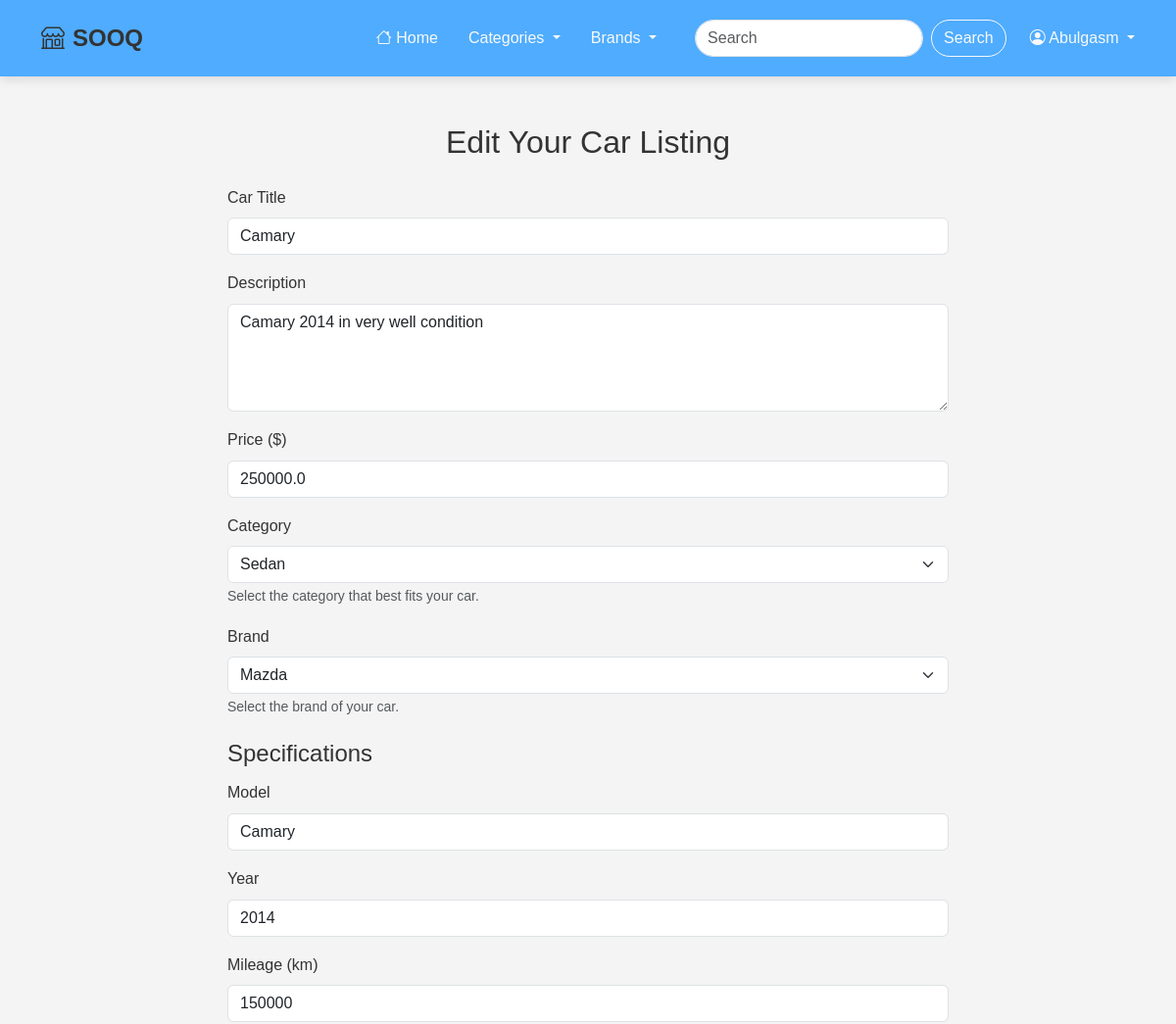
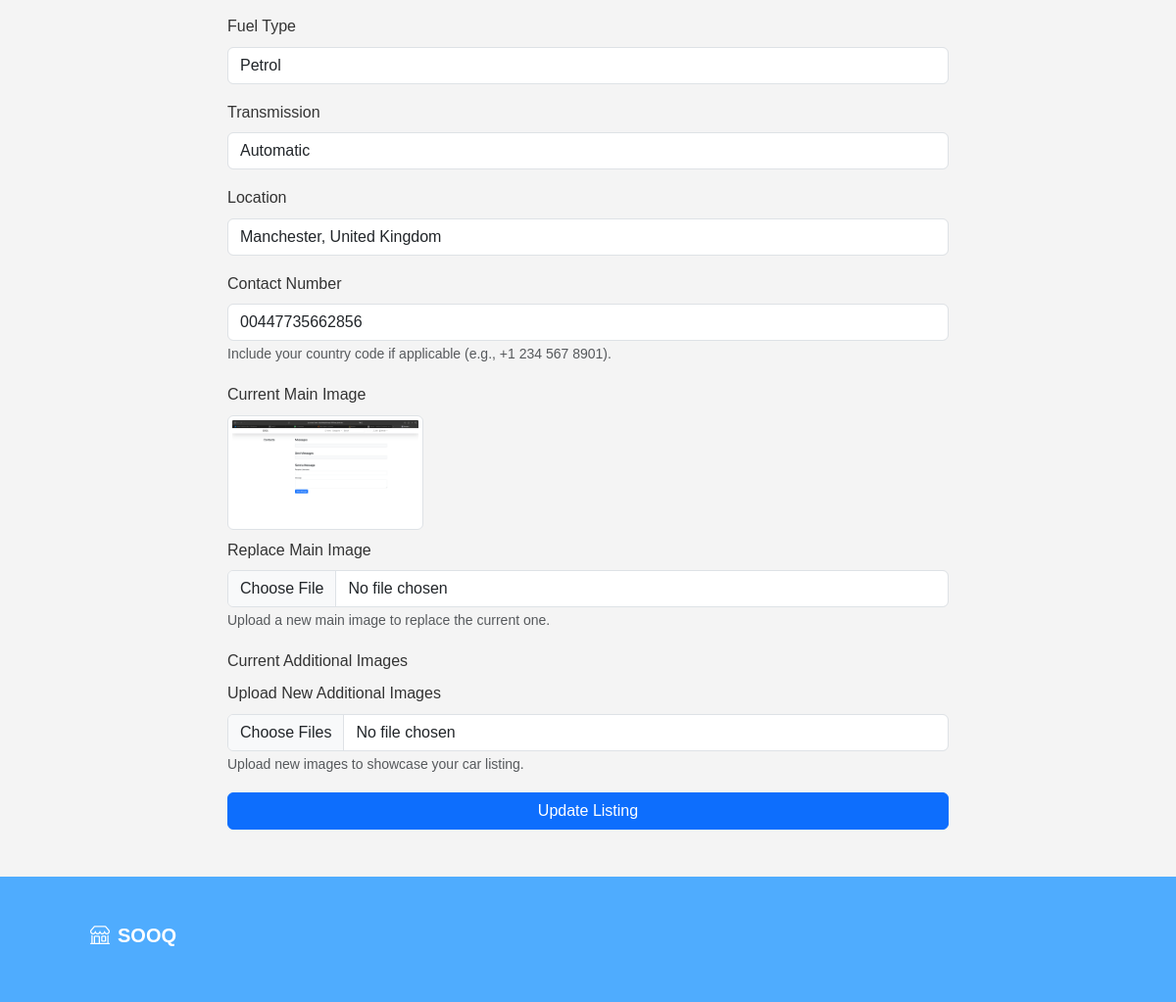
Page /edit/1 (signed in) on the committed database (2 pictures, top to bottom).
### models.py (models this page shows)
class User(db.Model, UserMixin):
    id = db.Column(db.Integer, primary_key=True)
    username = db.Column(db.String(20), unique=True, nullable=False)
    email = db.Column(db.String(120), unique=True, nullable=False)
    password = db.Column(db.String(60), nullable=False)
    cars = db.relationship('Car', backref='owner', lazy=True)
    is_admin = db.Column(db.Boolean, default=False)
    is_active = db.Column(db.Boolean, default=False)
    listings = db.relationship('Listing', back_populates='owner', lazy=True)
    favorites = db.relationship('Listing', secondary=user_favorites, backref='favorited_by', lazy='dynamic')

class Listing(db.Model):
    id = db.Column(db.Integer, primary_key=True)
    title = db.Column(db.String(100), nullable=False)
    description = db.Column(db.Text, nullable=False)
    price = db.Column(db.Float, nullable=False)
    image_file = db.Column(db.String(50), nullable=True, default='default.jpg')
    user_id = db.Column(db.Integer, db.ForeignKey('user.id'), nullable=False)
    category_id = db.Column(db.Integer, db.ForeignKey('category.id'), nullable=False)
    brand_id = db.Column(db.Integer, db.ForeignKey('brand.id'), nullable=False)
    model = db.Column(db.String(50), nullable=True)
    year = db.Column(db.Integer, nullable=True)
    mileage = db.Column(db.Integer, nullable=True)
    fuel_type = db.Column(db.String(50), nullable=True)
    transmission = db.Column(db.String(50), nullable=True)
    location = db.Column(db.String(255), nullable=True)
    contact_number = db.Column(db.String(20), nullable=True)
    owner = db.relationship('User', back_populates='listings')
    category = db.relationship('Category', back_populates='listings')
    images = db.relationship('ListingImage', back_populates='listing', cascade='all, delete-orphan')
    brand = db.relationship('Brand', back_populates='listings')  # Relationship with the Brand model

class Category(db.Model):
    id = db.Column(db.Integer, primary_key=True)
    name = db.Column(db.String(50), unique=True, nullable=False)
    listings = db.relationship('Listing', back_populates='category')

class Brand(db.Model):
    id = db.Column(db.Integer, primary_key=True)
    name = db.Column(db.String(50), unique=True, nullable=False)
    listings = db.relationship('Listing', back_populates='brand')

### routes.py (the view, shortened to what this page needs)
@app.route('/edit/<int:listing_id>', methods=['GET', 'POST'])
@login_required
def edit_listing(listing_id):
    listing = Listing.query.get_or_404(listing_id)
    if listing.user_id != current_user.id and not current_user.is_admin:
        abort(403)
    return render_template('edit_listing.html', listing=listing, categories=Category.query.all())

### models.py (called while the page is built)
@login_manager.user_loader
def load_user(user_id):
    return User.query.get(int(user_id))

### routes.py (called while the page is built)
@app.context_processor
def load_brands():
    brands = Brand.query.all()
    return dict(brands=brands)

@app.context_processor
def load_categories():
    categories = Category.query.all()
    return dict(categories=categories)

### templates/edit_listing.html (shortened to what this page needs)
{% extends 'base.html' %}
{% block content %}
<div class="row justify-content-center">
    <div class="col-md-8">
        <h2 class="text-center mb-4">Edit Your Car Listing</h2>
        <form method="POST" enctype="multipart/form-data" aria-label="Edit Listing Form">
            <div class="mb-3">
                <label for="title" class="form-label">Car Title</label>
                <input type="text" class="form-control" id="title" name="title" placeholder="Enter the car title" value="{{ listing.title }}" required>
            </div>
            <div class="mb-3">
                <label for="description" class="form-label">Description</label>
                <textarea class="form-control" id="description" name="description" rows="4" placeholder="Provide a detailed description" required>{{ listing.description }}</textarea>
            </div>
            <div class="mb-3">
                <label for="price" class="form-label">Price ($)</label>
                <input type="number" class="form-control" id="price" name="price" placeholder="Enter the price" value="{{ listing.price }}" required>
            </div>
            <div class="mb-3">
                <label for="category" class="form-label">Category</label>
                <select class="form-select" id="category" name="category_id" required aria-describedby="category-help">
                    {% for category in categories %}
                        <option value="{{ category.id }}" {% if category.id == listing.category_id %}selected{% endif %}>
                            {{ category.name }}
                        </option>
                    {% endfor %}
                </select>
                <small id="category-help" class="form-text text-muted">Select the category that best fits your car.</small>
            </div>
            <div class="mb-3">
                <label for="brand" class="form-label">Brand</label>
                <select class="form-select" id="brand" name="brand_id" required aria-describedby="brand-help">
                    {% for brand in brands %}
                        <option value="{{ brand.id }}" {% if brand.id == listing.brand_id %}selected{% endif %}>
                            {{ brand.name }}
                        </option>
                    {% endfor %}
                </select>
                <small id="brand-help" class="form-text text-muted">Select the brand of your car.</small>
            </div>
            <fieldset>
                <legend class="form-label">Specifications</legend>
                <div class="mb-3">
                    <label for="model" class="form-label">Model</label>
                    <input type="text" class="form-control" id="model" name="model" placeholder="Enter the car model" value="{{ listing.model }}" required>
                </div>
                <div class="mb-3">
                    <label for="year" class="form-label">Year</label>
                    <input type="number" class="form-control" id="year" name="year" placeholder="Enter the car year" value="{{ listing.year }}" required>
                </div>
                <div class="mb-3">
                    <label for="mileage" class="form-label">Mileage (km)</label>
                    <input type="number" class="form-control" id="mileage" name="mileage" placeholder="Enter the mileage" value="{{ listing.mileage }}" required>
                </div>
                <div class="mb-3">
                    <label for="fuel_type" class="form-label">Fuel Type</label>
                    <input type="text" class="form-control" id="fuel_type" name="fuel_type" placeholder="Enter the fuel type (e.g., Petrol, Diesel)" value="{{ listing.fuel_type }}" required>
                </div>
                <div class="mb-3">
                    <label for="transmission" class="form-label">Transmission</label>
                    <input type="text" class="form-control" id="transmission" name="transmission" placeholder="Enter the transmission type (e.g., Manual, Automatic)" value="{{ listing.transmission }}" required>
                </div>
            </fieldset>
            <div class="mb-3">
                <label for="location" class="form-label">Location</label>
                <input type="text" class="form-control" id="location" name="location" placeholder="Enter your city or address" value="{{ listing.location }}" required>
            </div>
            <div class="mb-3">
                <label for="contact_number" class="form-label">Contact Number</label>
                <input type="tel" class="form-control" id="contact_number" name="contact_number" placeholder="Enter your phone number" pattern="^\+?[0-9\s\-]+$" value="{{ listing.contact_number }}" required>
                <small class="form-text text-muted">Include your country code if applicable (e.g., +1 234 567 8901).</small>
            </div>
            <div class="mb-3">
                <label class="form-label">Current Main Image</label>
                <div>
                    <img src="{{ url_for('static', filename='car-images/' + listing.image_file) }}" class="img-thumbnail mb-2" style="max-width: 200px;" alt="Current main image of the car listing">
                </div>
                <label for="main_image" class="form-label">Replace Main Image</label>
                <input type="file" class="form-control" id="main_image" name="main_image" aria-describedby="main-image-help">
                <small id="main-image-help" class="form-text text-muted">Upload a new main image to replace the current one.</small>
            </div>
            <div class="mb-3">
                <label class="form-label">Current Additional Images</label>
                <label for="additional_images" class="form-label">Upload New Additional Images</label>
                <input type="file" class="form-control" id="additional_images" name="additional_images" multiple aria-describedby="additional-images-help">
                <small id="additional-images-help" class="form-text text-muted">Upload new images to showcase your car listing.</small>
            </div>
            <button type="submit" class="btn btn-primary w-100">Update Listing</button>
        </form>
    </div>
</div>
{% endblock %}

### templates/base.html (shortened to what this page needs)
<!DOCTYPE html>
<html lang="en">
<head>
    <link href="https://cdn.jsdelivr.net/npm/bootstrap@5.3.0-alpha1/dist/css/bootstrap.min.css" rel="stylesheet">
    <link href="https://cdnjs.cloudflare.com/ajax/libs/bootstrap-icons/1.10.5/font/bootstrap-icons.min.css" rel="stylesheet">
    <link rel="stylesheet" href="{{ url_for('static', filename='css/style.css') }}">
</head>
<body class="d-flex flex-column min-vh-100">
    <nav class="navbar navbar-expand-lg" role="navigation" aria-label="Main Navigation">
        <div class="container">
            <a class="navbar-brand fw-bold d-flex align-items-center" href="{{ url_for('home') }}" aria-label="SOOQ Home">
                <i class="bi bi-shop me-2 text-highlight" aria-hidden="true"></i> SOOQ
            </a>
            <div class="collapse navbar-collapse" id="navbarNav">
                <ul class="navbar-nav ms-auto align-items-center">
                    <li class="nav-item">
                        <a class="nav-link text-light" href="{{ url_for('home') }}" aria-label="Home">
                            <i class="bi bi-house" aria-hidden="true"></i> Home
                        </a>
                    </li>
                    <li class="nav-item dropdown">
                        <a class="nav-link dropdown-toggle text-light" href="#" id="categoriesDropdown" role="button" data-bs-toggle="dropdown" aria-expanded="false" aria-label="Categories">
                            Categories
                        </a>
                    </li>
                    <li class="nav-item dropdown">
                        <a class="nav-link dropdown-toggle text-light" href="#" id="brandsDropdown" role="button" data-bs-toggle="dropdown" aria-expanded="false" aria-label="Brands">
                            Brands
                        </a>
                    </li>
                    <li class="nav-item">
                        <form class="d-flex ms-lg-3" method="GET" action="{{ url_for('search') }}" role="search" aria-label="Search">
                            <input class="form-control search-input rounded-pill" type="search" name="query" placeholder="Search" aria-label="Search input">
                            <button class="btn btn-outline-light rounded-pill ms-2" type="submit">Search</button>
                        </form>
                    </li>
                </ul>
                <div class="ms-4">
                    {% if current_user.is_authenticated %}
                        <div class="dropdown">
                            <a href="#" class="nav-link dropdown-toggle text-light" id="userDropdown" role="button" data-bs-toggle="dropdown" aria-expanded="false" aria-label="User Menu">
                                <i class="bi bi-person-circle" aria-hidden="true"></i> {{ current_user.username }}
                            </a>
                        </div>
                    {% else %}
                        <a href="{{ url_for('login') }}" class="btn btn-outline-light rounded-pill me-2">Login</a>
                        <a href="{{ url_for('register') }}" class="btn btn-accent rounded-pill">Sign Up</a>
                    {% endif %}
                </div>
            </div>
        </div>
    </nav>
    <main class="flex-grow-1 container my-5" role="main">
        {% block content %}{% endblock %}
    </main>
    <footer class="footer py-5 text-light" role="contentinfo">
        <div class="container">
            <div class="row text-center text-md-start">
                <div class="col-md-4">
                    <h5 class="fw-bold text-white" aria-label="SOOQ Footer">
                        <i class="bi bi-shop me-2 text-highlight" aria-hidden="true"></i>SOOQ
                    </h5>
                </div>
            </div>
        </div>
    </footer>
</body>
</html>

### static/css/style.css (style rules this page uses)
:root { --primary-color: #4facfe; --secondary-color: #264653; --background-color: #f4f4f4; --text-dark: #333; --text-light: #333; --highlight-color: #e76f51; }
* { margin: 0; padding: 0; box-sizing: border-box; }
body { font-family: 'Poppins', sans-serif; background-color: var(--background-color); color: var(--text-dark); line-height: 1.6; margin: 0; display: flex; flex-direction: column; min-height: 100vh; }
.navbar { background-color: var(--primary-color); color: var(--text-light); padding: 15px 20px; display: flex; justify-content: space-between; align-items: center; box-shadow: 0 4px 10px rgba(0, 0, 0, 0.1); }
.navbar-brand { font-size: 1.5rem; font-weight: bold; color: var(--text-light); text-decoration: none; }
.navbar-nav { list-style: none; display: flex; gap: 15px; }
.navbar-nav a { color: var(--text-light); text-decoration: none; font-size: 1rem; transition: color 0.3s; }
.footer { background-color: #4facfe; color: #4facfe; padding: 80px; text-align: center; margin-top: auto; font-size: 0.9rem; }

### rows in the picture
User: username "Abulgasm"
Listing: title "Camary", description "Camary 2014 in very well condition", price "250000.0", category_id "Sedan", brand_id "Mazda", model "Camary", year "2014", mileage "150000", fuel_type "Petrol", transmission "Automatic", location "Manchester, United Kingdom", contact_number "00447735662856", image_file (picture)
